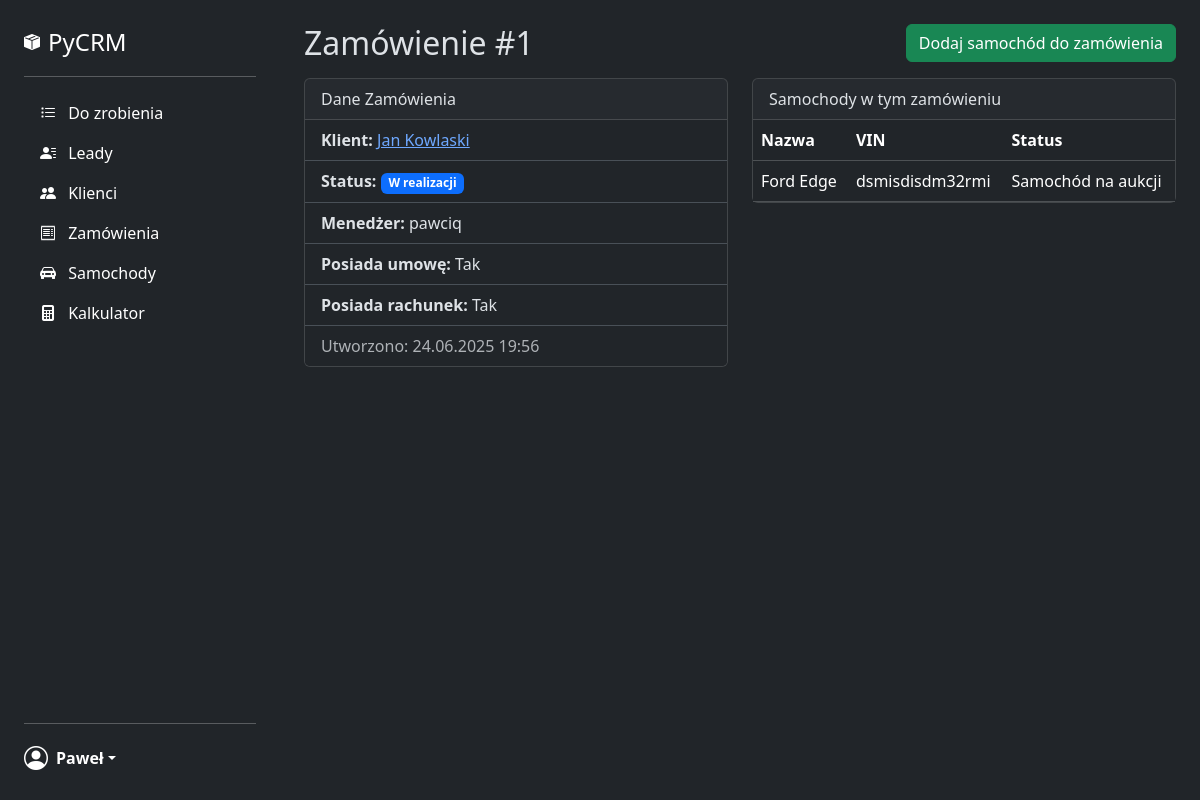
The app's page /zamowienie/1/ (signed in) with its own data.
### crm/models.py (models this page shows, shortened)
class Zamowienie(models.Model):
    class Status(models.TextChoices):
        OCZEKUJE_NA_PLATNOSC = 'pending_payment', 'Oczekuje na płatność'
        W_REALIZACJI = 'processing', 'W realizacji'
        ZAKONCZONE = 'completed', 'Zakończone'
        ANULOWANE = 'canceled', 'Anulowane'
        PROBLEM = 'problem', 'Problem'
        ZWROT_KAUCJI = 'deposit_return', 'Zwrot kaucji'
    klient = models.ForeignKey(Klient, on_delete=models.CASCADE, related_name='zamowienia', verbose_name="Klient")
    menedzer = models.ForeignKey(User, on_delete=models.SET_NULL, null=True, blank=True, verbose_name="Menedżer")
    status = models.CharField(max_length=20, choices=Status.choices, default=Status.OCZEKUJE_NA_PLATNOSC,
                              verbose_name="Status")
    ma_rachunek = models.BooleanField(default=False, verbose_name="Ma rachunek")
    ma_umowe = models.BooleanField(default=False, verbose_name="Ma umowę")
    utworzono = models.DateTimeField(auto_now_add=True)
    zaktualizowano = models.DateTimeField(auto_now=True)
    class Meta:
        verbose_name = "Zamówienie"
        verbose_name_plural = "Zamówienia"
        ordering = ['-utworzono']

class Klient(models.Model):
    lead = models.OneToOneField(Lead, on_delete=models.CASCADE, verbose_name="Powiązany lead")
    imie_nazwisko = models.CharField(max_length=255, verbose_name="Imię i nazwisko")
    telefon = models.CharField(max_length=20, blank=True, verbose_name="Telefon")
    pesel = models.CharField(max_length=11, blank=True, verbose_name="PESEL")
    menedzer = models.ForeignKey(User, on_delete=models.SET_NULL, null=True, blank=True, related_name="klienci",
                                 verbose_name="Menedżer")
    utworzono = models.DateTimeField(auto_now_add=True)
    class Meta:
        verbose_name = "Klient"
        verbose_name_plural = "Klienci"
    def __str__(self):
        return self.imie_nazwisko

class Samochod(models.Model):
    class Status(models.TextChoices):
        NA_AUKCJI = 'on_auction', 'Samochód na aukcji'
        W_DRODZE = 'in_transit', 'Samochód w drodze do portu'
        W_PORCIE = 'at_port', 'Samochód w porcie'
        DOSTARCZONY = 'delivered', 'Dostarczony do klienta'
    zamowienie = models.ForeignKey(Zamowienie, on_delete=models.CASCADE, related_name='samochody',
                                   verbose_name="Zamówienie")
    nazwa = models.CharField(max_length=255, verbose_name="Nazwa (np. Ford Edge 2018)")
    vin = models.CharField(max_length=17, unique=True, verbose_name="VIN")
    status = models.CharField(max_length=20, choices=Status.choices, default=Status.NA_AUKCJI, verbose_name="Status")
    aukcja_info = models.CharField(max_length=255, blank=True, verbose_name="Aukcja / Konto / Lot")
    oplacone_na_aukcji = models.BooleanField(default=False, verbose_name="Opłacone na aukcji")
    class Meta:
        verbose_name = "Samochód"
        verbose_name_plural = "Samochody"

### crm/views.py (the view)
# urls.py: path('zamowienie/<int:pk>/', ZamowienieDetailView.as_view(), name='zamowienie-detail'),
class ZamowienieDetailView(LoginRequiredMixin, DetailView):
    model = Zamowienie
    template_name = 'crm/zamowienie_detail.html'
    context_object_name = 'zamowienie'

### crm/templates/crm/zamowienie_detail.html
{% extends "crm/base.html" %}
{% block content %}
    <div class="d-flex justify-content-between align-items-center mb-3">
        <h2 class="card-title">Zamówienie #{{ zamowienie.pk }}</h2>
        <div>
            <a href="{% url 'crm:samochod-create' zamowienie_pk=zamowienie.pk %}" class="btn btn-success">Dodaj samochód do zamówienia</a>
        </div>
    </div>
    <div class="row">
        <div class="col-md-6">
            <div class="card">
                <div class="card-header">
                    Dane Zamówienia
                </div>
                <ul class="list-group list-group-flush">
                    <li class="list-group-item"><strong>Klient:</strong> <a href="{% url 'crm:klient-detail' zamowienie.klient.pk %}">{{ zamowienie.klient }}</a></li>
                    <li class="list-group-item"><strong>Status:</strong> <span class="badge bg-primary">{{ zamowienie.get_status_display }}</span></li>
                    <li class="list-group-item"><strong>Menedżer:</strong> {{ zamowienie.menedzer.username|default:"Brak" }}</li>
                    <li class="list-group-item"><strong>Posiada umowę:</strong> {{ zamowienie.ma_umowe|yesno:"Tak,Nie" }}</li>
                    <li class="list-group-item"><strong>Posiada rachunek:</strong> {{ zamowienie.ma_rachunek|yesno:"Tak,Nie" }}</li>
                    <li class="list-group-item text-muted">Utworzono: {{ zamowienie.utworzono|date:"d.m.Y H:i" }}</li>
                </ul>
            </div>
        </div>
        <div class="col-md-6">
            <div class="card">
                <div class="card-header">
                    Samochody w tym zamówieniu
                </div>
                <div class="table-responsive">
                    <table class="table table-dark mb-0">
                        <thead>
                            <tr>
                                <th>Nazwa</th>
                                <th>VIN</th>
                                <th>Status</th>
                            </tr>
                        </thead>
                        <tbody>
                            {% for samochod in zamowienie.samochody.all %}
                                <tr>
                                    <td>{{ samochod.nazwa }}</td>
                                    <td>{{ samochod.vin }}</td>
                                    <td>{{ samochod.get_status_display }}</td>
                                </tr>
                            {% empty %}
                                <tr>
                                    <td colspan="3" class="text-center text-muted">Brak samochodów w tym zamówieniu.</td>
                                </tr>
                            {% endfor %}
                        </tbody>
                    </table>
                </div>
            </div>
        </div>
    </div>
{% endblock %}

### crm/templates/crm/base.html (style rules this page uses)
body { display: flex; min-height: 100vh; }

### records on screen
Zamowienie: pk "1", klient "Jan Kowlaski", status "W realizacji", menedzer.username "pawciq", ma_umowe "Tak", ma_rachunek "Tak", utworzono "24.06.2025 19:56"
Samochod: nazwa "Ford Edge", vin "dsmisdisdm32rmi", status "Samochód na aukcji"
